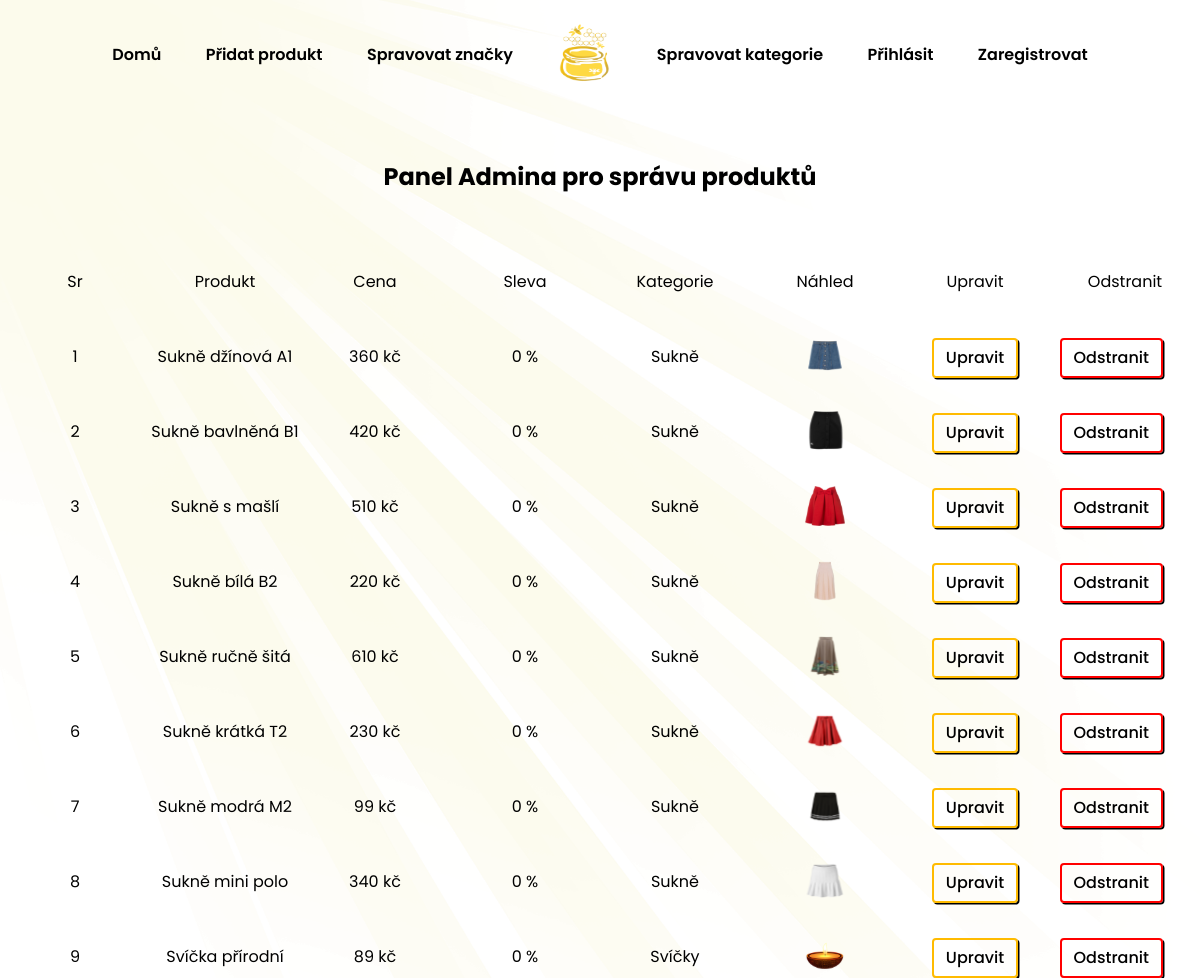
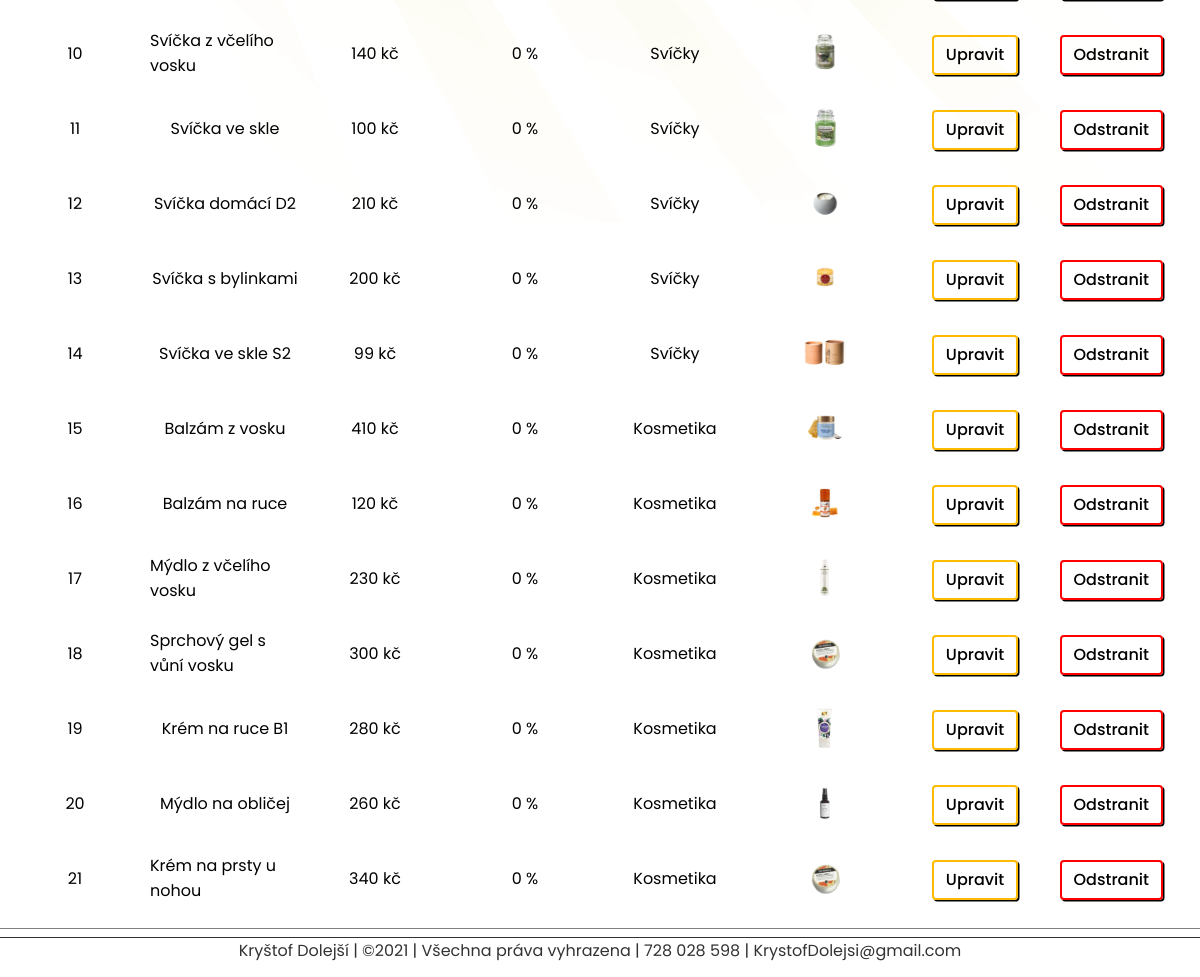
Screenshot of /admin (signed in) with the database file from the repository (2 pictures, top to bottom).
### products/models.py (models this page shows, shortened)
class Addproduct(db.Model):
    id = db.Column(db.Integer, primary_key=True)
    name = db.Column(db.String(80), nullable=False)
    price = db.Column(db.Numeric(10,0), nullable=False)
    discount = db.Column(db.Integer, default=0)
    stock = db.Column(db.Integer, nullable=False)
    colors = db.Column(db.Text, nullable=False)
    desc = db.Column(db.Text, nullable=False)
    pub_date = db.Column(db.DateTime, nullable=False, default=datetime.utcnow)
    brand_id = db.Column(db.Integer, db.ForeignKey('brand.id'), nullable=False)
    brand = db.relationship('Brand', backref=db.backref('brand', lazy=True))
    category_id = db.Column(db.Integer, db.ForeignKey('category.id'), nullable=False)
    category = db.relationship('Category', backref=db.backref('category', lazy=True))
    image_1 = db.Column(db.String(150), nullable=False, default="image.jpg")
    image_2 = db.Column(db.String(150), nullable=False, default="image.jpg")
    image_3 = db.Column(db.String(150), nullable=False, default="image.jpg")

class Category(db.Model):
    id = db.Column(db.Integer, primary_key=True)
    name = db.Column(db.String(30), nullable=False, unique=True)

### admin/routes.py (the view)
@app.route("/admin")
def admin():
    if "email" not in session:
        flash(f"Nejprve se přihlašte", "danger")
        return redirect(url_for("login"))
    products = Addproduct.query.all()
    return render_template("admin/index.html", title="Admin Page", products=products)

### templates/admin/index.html (shortened to what this page needs)
{% extends "layout.html" %}
{% block content %}
{% include "admin/admin_navbar.html" %}
<div class="shopping-cart-intro">
  <h2>Panel Admina pro správu produktů</h2>
</div>
<main class="admin-index-content">
    <p>Sr</p>
    <p>Produkt</p>
    <p>Cena</p>
    <p>Sleva</p>
    <p>Kategorie</p>
    <p>Náhled</p>
    <p>Upravit</p>
    <p>Odstranit</p>
    {% for product in products %}
      <p>{{ loop.index }}</p>
      <p>{{ product.name }}</p>
      <p>{{ product.price }} kč</p>
      <p>{{ product.discount }} %</p>
      <p>{{ product.category.name }}</p>
      <img src="{{ url_for('static', filename='images/' + product.image_1) }}" width="50" height="40">
      <p><a href="{{ url_for('updateproduct', id=product.id) }}" class="btn btn-edit">Upravit</a></p>
      <form action="{{ url_for('deleteproduct', id=product.id) }}" method="POST">
        <input type="submit" value="Odstranit" class="btn btn-delete">
      </form>
  {% endfor %}
</main>
{% endblock content %}

### static/css/header.css (style rules this page uses)
* { margin: 0px; padding: 0px; box-sizing: border-box; font-family: "Poppins", sans-serif; }
body { min-height: 100vh; font-family: "Poppins", sans-serif; }
li, a { font-weight: 500; font-size: 1rem; text-decoration: none; }

### static/css/body.css (style rules this page uses)
* { margin: 0px; padding: 0px; box-sizing: border-box; font-family: "Poppins", sans-serif; }
body { position: relative; min-height: 99vh; background: url("../logos/sun_beam.png"); background-size: contain; background-repeat: no-repeat; z-index: -1; padding-bottom: 3rem; }
main { min-height: 77vh; }
form { height: 52px; width: 134px; margin: 10px 0px 0px 0px; }
.btn { cursor: pointer; display: inline-block; font-weight: 500; line-height: 1.5; color: #000000; text-align: center; text-decoration: none; vertical-align: middle; cursor: pointer; background-color: transparent; border: 1px solid black; padding: .375rem .75rem; margin: 3px 1.5px 0px 1.5px; font-size: 1rem; border-radius: .25rem; box-shadow: 1.5px 1.5px; transition: color 0.25s ease-in-out,background-color 0.25s ease-in-out,border-color 0.25s ease-in-out,box-shadow 0.25s ease-in-out; }
.btn-edit { border: 2px solid rgb(255, 187, 0); }
.btn-delete { border: 2px solid red; }
.shopping-cart-intro { display:flex; flex-direction: column; justify-content: center; align-items: center; height: 20vh; }
.admin-index-content { min-height: 57vh; display: grid; grid-template-columns: repeat(8, 1fr); grid-auto-rows: 50px 100px; justify-items: center; align-items: center; border-bottom: 1px solid grey; }

### rows the page displays
Addproduct: name "Sukně džínová A1", price "360", discount "0", category.name "Sukně", image_1 (picture)
Addproduct: name "Sukně bavlněná B1", price "420", discount "0", category.name "Sukně", image_1 (picture)
Addproduct: name "Sukně s mašlí", price "510", discount "0", category.name "Sukně", image_1 (picture)
Addproduct: name "Sukně bílá B2", price "220", discount "0", category.name "Sukně", image_1 (picture)
Addproduct: name "Sukně ručně šitá", price "610", discount "0", category.name "Sukně", image_1 (picture)
Addproduct: name "Sukně krátká T2", price "230", discount "0", category.name "Sukně", image_1 (picture)
Addproduct: name "Sukně modrá M2", price "99", discount "0", category.name "Sukně", image_1 (picture)
Addproduct: name "Sukně mini polo", price "340", discount "0", category.name "Sukně", image_1 (picture)
Addproduct: name "Svíčka přírodní", price "89", discount "0", category.name "Svíčky", image_1 (picture)
Addproduct: name "Svíčka z včelího vosku", price "140", discount "0", category.name "Svíčky", image_1 (picture)
Addproduct: name "Svíčka ve skle", price "100", discount "0", category.name "Svíčky", image_1 (picture)
Addproduct: name "Svíčka domácí D2", price "210", discount "0", category.name "Svíčky", image_1 (picture)
Addproduct: name "Svíčka s bylinkami", price "200", discount "0", category.name "Svíčky", image_1 (picture)
Addproduct: name "Svíčka ve skle S2", price "99", discount "0", category.name "Svíčky", image_1 (picture)
Addproduct: name "Balzám z vosku", price "410", discount "0", category.name "Kosmetika", image_1 (picture)
Addproduct: name "Balzám na ruce", price "120", discount "0", category.name "Kosmetika", image_1 (picture)
Addproduct: name "Mýdlo z včelího vosku", price "230", discount "0", category.name "Kosmetika", image_1 (picture)
Addproduct: name "Sprchový gel s vůní vosku", price "300", discount "0", category.name "Kosmetika", image_1 (picture)
Addproduct: name "Krém na ruce B1", price "280", discount "0", category.name "Kosmetika", image_1 (picture)
Addproduct: name "Mýdlo na obličej", price "260", discount "0", category.name "Kosmetika", image_1 (picture)
Addproduct: name "Krém na prsty u nohou", price "340", discount "0", category.name "Kosmetika", image_1 (picture)
